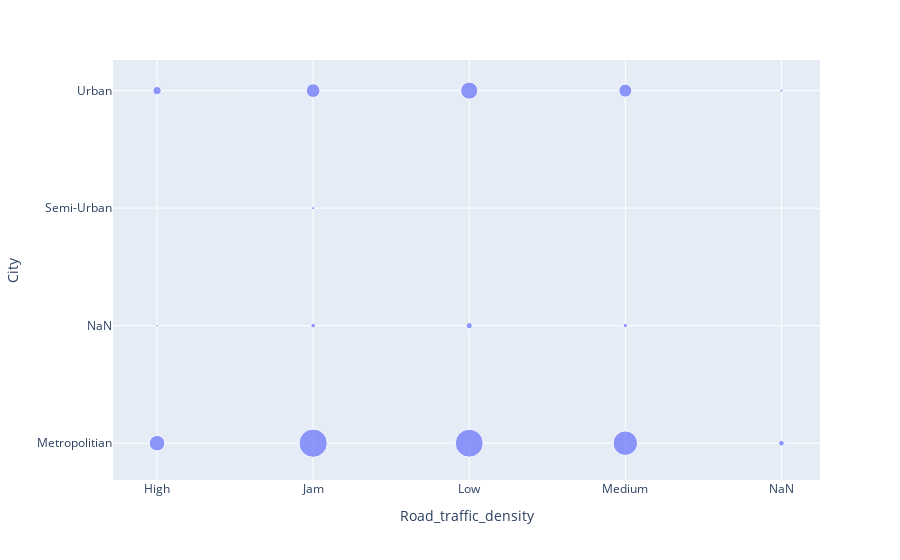

This figure's notebook cell:
### Code cell
coluns = ['ID', 'City' , 'Road_traffic_density']
df_aux = df.loc[: , coluns].groupby(['City' , 'Road_traffic_density']).count().reset_index()
fig = px.scatter(
    df_aux,         # DataFrame com os dados
    x='Road_traffic_density',       # eixo X
    y='City',       # eixo Y
    size='ID', # determina o tamanho das bolhas
)
fig.show()

### Figure 1 — Plotly figure (JSON) as saved in the notebook; plotly's stock layout.template omitted (floating-point values rounded to 4 significant figures)
{"data": [{"hovertemplate": "Road_traffic_density=%{x}<br>City=%{y}<br>ID=%{marker.size}<extra></extra>", "legendgroup": "", "marker": {"color": "#636efa", "size": [3365, 11090, 10852, 8322, 464, 98, 291, 532, 258, 21, 17, 135, 11, 1, 945, 2627, 4093, 2356, 115], "sizemode": "area", "sizeref": 27.73, "symbol": "circle"}, "mode": "markers", "name": "", "orientation": "v", "showlegend": false, "type": "scatter", "x": ["High", "Jam", "Low", "Medium", "NaN", "High", "Jam", "Low", "Medium", "NaN", "High", "Jam", "Medium", "NaN", "High", "Jam", "Low", "Medium", "NaN"], "xaxis": "x", "y": ["Metropolitian", "Metropolitian", "Metropolitian", "Metropolitian", "Metropolitian", "NaN", "NaN", "NaN", "NaN", "NaN", "Semi-Urban", "Semi-Urban", "Semi-Urban", "Semi-Urban", "Urban", "Urban", "Urban", "Urban", "Urban"], "yaxis": "y"}], "layout": {"legend": {"itemsizing": "constant", "tracegroupgap": 0}, "margin": {"t": 60}, "xaxis": {"anchor": "y", "domain": [0, 1], "title": {"text": "Road_traffic_density"}}, "yaxis": {"anchor": "x", "domain": [0, 1], "title": {"text": "City"}}}}
